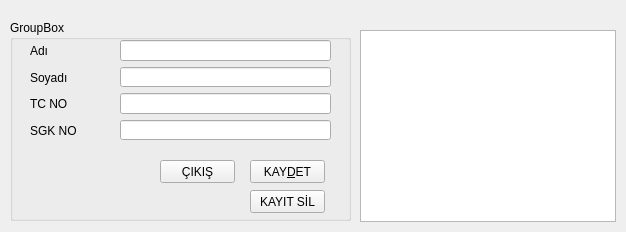
<?xml version="1.0" encoding="UTF-8"?>
<ui version="4.0">
 <class>Form</class>
 <widget class="QWidget" name="Form">
  <property name="geometry">
   <rect>
    <x>0</x>
    <y>0</y>
    <width>626</width>
    <height>232</height>
   </rect>
  </property>
  <property name="windowTitle">
   <string>Form</string>
  </property>
  <widget class="QGroupBox" name="groupBox">
   <property name="geometry">
    <rect>
     <x>10</x>
     <y>20</y>
     <width>341</width>
     <height>201</height>
    </rect>
   </property>
   <property name="title">
    <string>GroupBox</string>
   </property>
   <widget class="QWidget" name="">
    <property name="geometry">
     <rect>
      <x>20</x>
      <y>20</y>
      <width>81</width>
      <height>101</height>
     </rect>
    </property>
    <layout class="QVBoxLayout" name="verticalLayout_2">
     <item>
      <widget class="QLabel" name="label">
       <property name="text">
        <string>Adı</string>
       </property>
      </widget>
     </item>
     <item>
      <widget class="QLabel" name="label_2">
       <property name="text">
        <string>Soyadı</string>
       </property>
      </widget>
     </item>
     <item>
      <widget class="QLabel" name="label_3">
       <property name="text">
        <string>TC NO</string>
       </property>
      </widget>
     </item>
     <item>
      <widget class="QLabel" name="label_4">
       <property name="text">
        <string>SGK NO</string>
       </property>
      </widget>
     </item>
    </layout>
   </widget>
   <widget class="QWidget" name="">
    <property name="geometry">
     <rect>
      <x>110</x>
      <y>20</y>
      <width>211</width>
      <height>100</height>
     </rect>
    </property>
    <layout class="QVBoxLayout" name="verticalLayout">
     <item>
      <widget class="QLineEdit" name="txtAdi"/>
     </item>
     <item>
      <widget class="QLineEdit" name="txtSoyadi"/>
     </item>
     <item>
      <widget class="QLineEdit" name="txtTCNo"/>
     </item>
     <item>
      <widget class="QLineEdit" name="txtSGKNo"/>
     </item>
    </layout>
   </widget>
   <widget class="QPushButton" name="btnKaydet">
    <property name="geometry">
     <rect>
      <x>240</x>
      <y>140</y>
      <width>75</width>
      <height>23</height>
     </rect>
    </property>
    <property name="text">
     <string>KAY&amp;DET</string>
    </property>
   </widget>
   <widget class="QPushButton" name="btnCikis">
    <property name="geometry">
     <rect>
      <x>150</x>
      <y>140</y>
      <width>75</width>
      <height>23</height>
     </rect>
    </property>
    <property name="text">
     <string>ÇIKIŞ</string>
    </property>
   </widget>
   <widget class="QPushButton" name="btnKayitSil">
    <property name="geometry">
     <rect>
      <x>240</x>
      <y>170</y>
      <width>75</width>
      <height>23</height>
     </rect>
    </property>
    <property name="text">
     <string>KAYIT SİL</string>
    </property>
   </widget>
  </widget>
  <widget class="QListWidget" name="liste">
   <property name="geometry">
    <rect>
     <x>360</x>
     <y>30</y>
     <width>256</width>
     <height>192</height>
    </rect>
   </property>
  </widget>
  <zorder>txtAdi</zorder>
  <zorder>txtSoyadi</zorder>
  <zorder>txtTCNo</zorder>
  <zorder>txtSGKNo</zorder>
  <zorder>txtSoyadi</zorder>
  <zorder>label</zorder>
  <zorder>label_2</zorder>
  <zorder>label_3</zorder>
  <zorder>label_4</zorder>
  <zorder>groupBox</zorder>
  <zorder>liste</zorder>
 </widget>
 <resources/>
 <connections/>
</ui>
